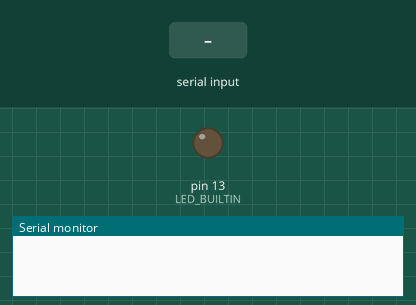
Simulated run of this sketch. Board: Arduino Uno, built with avr-gcc and run on an emulated ATmega328P. Shown: output pins drawn as LEDs (lit = HIGH), the last lines printed to the serial monitor. The inputs (shaded band) are chosen by the test bench.

Above: at 1.2 s.
1.3 s: "1" received over Serial
At 2.5 s:
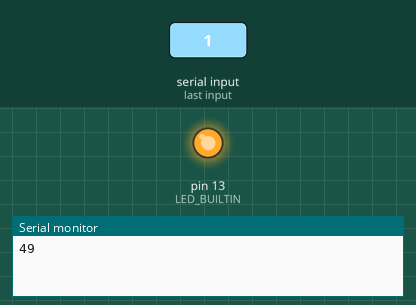
2.8 s: "0" received over Serial
At 3.9 s:
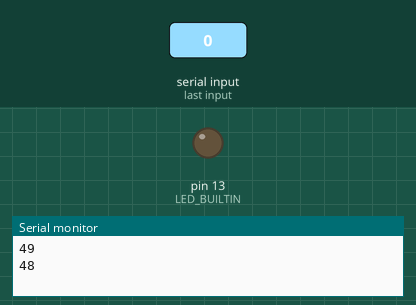
Timing chart, 0 to 5.8 s (numbered marks = the images above; inputs shaded):
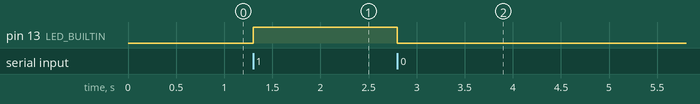

The sketch:

SerialTest.ino
```cpp
bool fillingCommand = false;
int numCommandBytes = 0;
unsigned char commandBytes[5] = {0,0,0,0,0};

void setup() {
  // put your setup code here, to run once:
  Serial.begin(57600);
  pinMode(LED_BUILTIN, OUTPUT);
  digitalWrite(LED_BUILTIN, LOW);
}

void loop() {
  while(Serial.available()){
    int data = Serial.read();
    Serial.println(data);
    if(data == '1'){
      digitalWrite(LED_BUILTIN, HIGH);
    }

    if(data == '0'){
      digitalWrite(LED_BUILTIN, LOW);
    }
  }
}
```

Measured:
- after the input at 1.3 s, pin 13 (LED_BUILTIN): LOW → HIGH at once
- after the input at 2.8 s, pin 13 (LED_BUILTIN): HIGH → LOW at once
